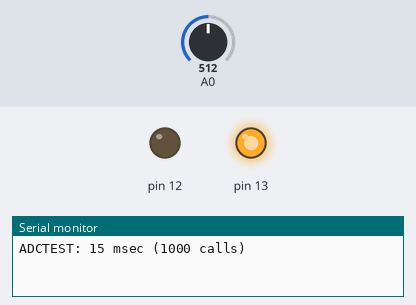
This sketch was run on a simulated Arduino Uno, built with avr-gcc and run on an emulated ATmega328P. Parts: output pins drawn as LEDs (lit = HIGH), the last lines printed to the serial monitor. The inputs (shaded band) are chosen by the test bench; at power-on: A0 = 512.

Above: at 1.2 s.
1.3 s: A0 set to 588
2.8 s: A0 set to 616
At 3.2 s:
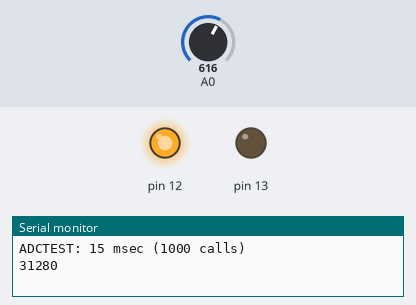
5.8 s: A0 set to 590
At 7.0 s:
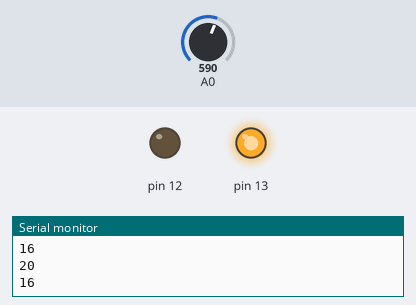
7.3 s: A0 set to 610
At 7.7 s:
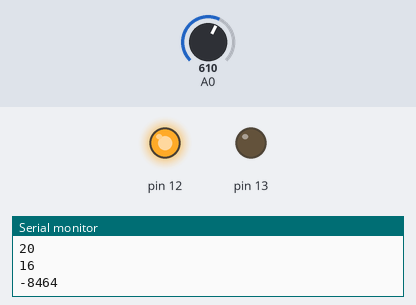
Timing chart, 0 to 10.3 s (numbered marks = the images above; inputs shaded):
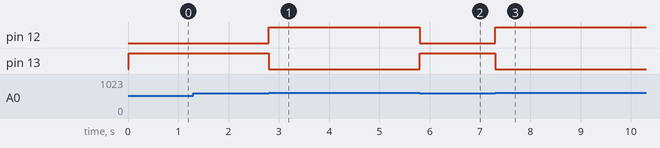

The sketch:

RC_test.ino
```cpp
#define FASTADC 1
#define THRESHOLD 600


// defines for setting and clearing register bits
#ifndef cbi
#define cbi(sfr, bit) (_SFR_BYTE(sfr) &= ~_BV(bit))
#endif
#ifndef sbi
#define sbi(sfr, bit) (_SFR_BYTE(sfr) |= _BV(bit))
#endif

void setup() {
 int start ;
 int i ;

#if FASTADC
 // set prescale to 16
 sbi(ADCSRA,ADPS2) ;
 cbi(ADCSRA,ADPS1) ;
 cbi(ADCSRA,ADPS0) ;
#endif

 Serial.begin(9600) ;
 Serial.print("ADCTEST: ") ;
 start = millis() ;
 for (i = 0 ; i < 1000 ; i++)
   analogRead(0) ;
 Serial.print(millis() - start) ;
 Serial.println(" msec (1000 calls)") ;

 pinMode(13, OUTPUT);
 pinMode(12, OUTPUT);
 digitalWrite(12, LOW);
}

void loop() {

  digitalWrite(13, HIGH);
  int val = 0;
  long time_ = micros();
  while(val < THRESHOLD)
  {
    val = analogRead(A0);
  }

  int diff = micros() - time_;
  Serial.println(diff);
  digitalWrite(13, LOW);

  digitalWrite(12, HIGH);
  delay(500);
  digitalWrite(12, LOW);


}
```

Measured:
- the behaviour switches between 599 and 600 on A0 (found by bisection; images 0 and 1)
- after the input at 1.3 s, every drawn part: stays the same
- after the input at 2.8 s, pin 12: LOW → HIGH at once; pin 13: HIGH → LOW at once
- after the input at 5.8 s, pin 12: HIGH → LOW at once; pin 13: LOW → HIGH at once
- after the input at 7.3 s, pin 12: LOW → HIGH at once; pin 13: HIGH → LOW at once
